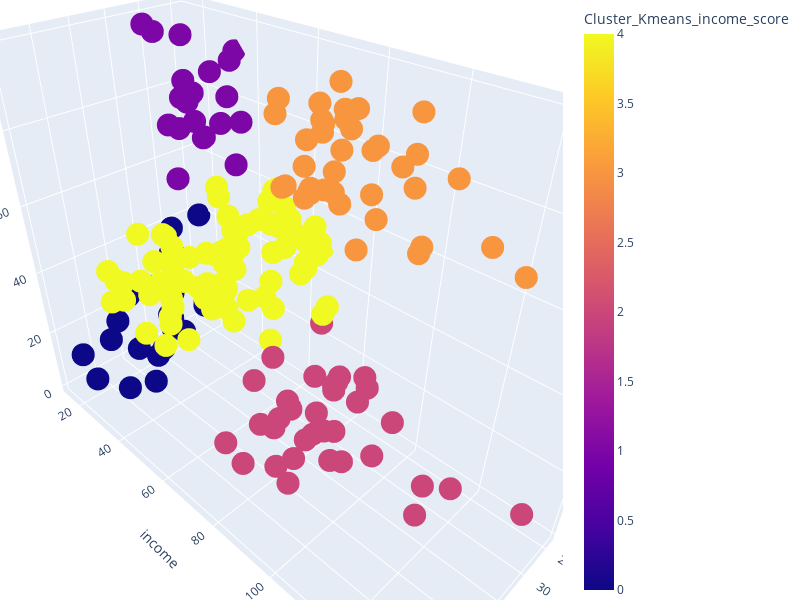

The code cell stored with this chart in its notebook:
### Code cell
fig = px.scatter_3d(df_cluster, 
                    x='age',
                    y='income',
                    z='score',
                    color='Cluster_Kmeans_income_score',
                    labels={'x': 'age',
                            'y': 'income',
                            'z': 'score'},
                   )
fig.update_layout(
    margin=dict(l=0, r=0, b=0, t=0),
    autosize=False, 
    width=800,  
    height=600  
)

fig.show()

### Figure 1 — Plotly figure (JSON) as saved in the notebook; plotly's stock layout.template omitted (floating-point values rounded to 4 significant figures; data arrays with more than 128 entries replaced by an {"elided": "..."} marker saying what was removed)
{"data": [{"hovertemplate": "age=%{x}<br>income=%{y}<br>score=%{z}<br>Cluster_Kmeans_income_score=%{marker.color}<extra></extra>", "legendgroup": "", "marker": {"color": {"elided": "200 int values"}, "coloraxis": "coloraxis", "symbol": "circle"}, "mode": "markers", "name": "", "scene": "scene", "showlegend": false, "type": "scatter3d", "x": {"elided": "200 int values"}, "y": {"elided": "200 int values"}, "z": {"elided": "200 int values"}}], "layout": {"autosize": false, "coloraxis": {"colorbar": {"title": {"text": "Cluster_Kmeans_income_score"}}, "colorscale": [[0, "#0d0887"], [0.1111, "#46039f"], [0.2222, "#7201a8"], [0.3333, "#9c179e"], [0.4444, "#bd3786"], [0.5556, "#d8576b"], [0.6667, "#ed7953"], [0.7778, "#fb9f3a"], [0.8889, "#fdca26"], [1, "#f0f921"]]}, "height": 600, "legend": {"tracegroupgap": 0}, "margin": {"b": 0, "l": 0, "r": 0, "t": 0}, "scene": {"aspectmode": "auto", "aspectratio": {"x": 0.6093, "y": 1.429, "z": 1.148}, "camera": {"center": {"x": 0, "y": 0, "z": 0}, "eye": {"x": 1.055, "y": 1.055, "z": 1.055}, "projection": {"type": "perspective"}, "up": {"x": 0, "y": 0, "z": 1}}, "domain": {"x": [0, 1], "y": [0, 1]}, "xaxis": {"title": {"text": "age"}, "type": "linear"}, "yaxis": {"title": {"text": "income"}, "type": "linear"}, "zaxis": {"title": {"text": "score"}, "type": "linear"}}, "width": 800}}
